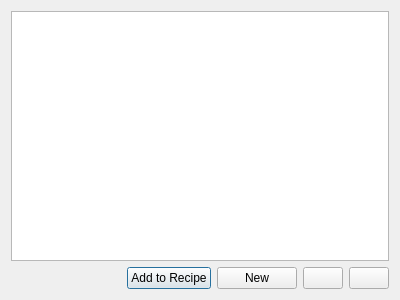
<?xml version="1.0" encoding="UTF-8"?>
<ui version="4.0">
 <class>fermentableDialog</class>
 <widget class="QDialog" name="fermentableDialog">
  <property name="geometry">
   <rect>
    <x>0</x>
    <y>0</y>
    <width>400</width>
    <height>300</height>
   </rect>
  </property>
  <property name="windowTitle">
   <string>Fermentable Database</string>
  </property>
  <layout class="QVBoxLayout" name="verticalLayout">
   <item>
    <widget class="QTableView" name="fermentableTableWidget"/>
   </item>
   <item>
    <layout class="QHBoxLayout" name="horizontalLayout">
     <item>
      <spacer name="horizontalSpacer">
       <property name="orientation">
        <enum>Qt::Horizontal</enum>
       </property>
       <property name="sizeHint" stdset="0">
        <size>
         <width>40</width>
         <height>20</height>
        </size>
       </property>
      </spacer>
     </item>
     <item>
      <widget class="QPushButton" name="pushButton_addToRecipe">
       <property name="toolTip">
        <string>Add selected ingredient to recipe</string>
       </property>
       <property name="text">
        <string>Add to Recipe</string>
       </property>
       <property name="autoDefault">
        <bool>false</bool>
       </property>
       <property name="default">
        <bool>true</bool>
       </property>
      </widget>
     </item>
     <item>
      <widget class="QPushButton" name="pushButton_new">
       <property name="toolTip">
        <string>Create new ingredient</string>
       </property>
       <property name="text">
        <string>New</string>
       </property>
       <property name="autoDefault">
        <bool>false</bool>
       </property>
      </widget>
     </item>
     <item>
      <widget class="QPushButton" name="pushButton_edit">
       <property name="toolTip">
        <string>Edit selected ingredient</string>
       </property>
       <property name="text">
        <string/>
       </property>
       <property name="icon">
        <iconset resource="../brewtarget.qrc">
         <normaloff>:/images/edit.svg</normaloff>:/images/edit.svg</iconset>
       </property>
       <property name="autoDefault">
        <bool>false</bool>
       </property>
      </widget>
     </item>
     <item>
      <widget class="QPushButton" name="pushButton_remove">
       <property name="toolTip">
        <string>Remove selected ingredient</string>
       </property>
       <property name="text">
        <string/>
       </property>
       <property name="icon">
        <iconset resource="../brewtarget.qrc">
         <normaloff>:/images/smallMinus.svg</normaloff>:/images/smallMinus.svg</iconset>
       </property>
       <property name="autoDefault">
        <bool>false</bool>
       </property>
      </widget>
     </item>
    </layout>
   </item>
  </layout>
 </widget>
 <resources>
  <include location="../brewtarget.qrc"/>
 </resources>
 <connections/>
</ui>
